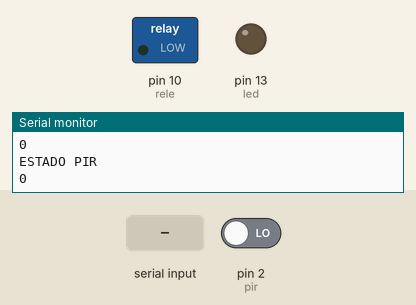
The sketch below on a simulated Arduino Uno, built with avr-gcc and run on an emulated ATmega328P. Shown: switched loads named in the sketch (green lamp = pin HIGH), output pins drawn as LEDs (lit = HIGH), the last lines printed to the serial monitor. The test bench sets the inputs (shaded band); at power-on: pin 2 (pir) LOW.

Above: at 1.2 s.
1.3 s: pin 2 (pir) driven HIGH
At 1.7 s:
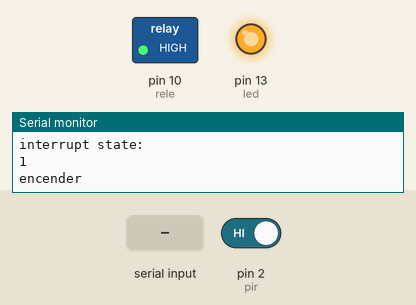
2.8 s: "b" received over Serial
At 3.7 s:
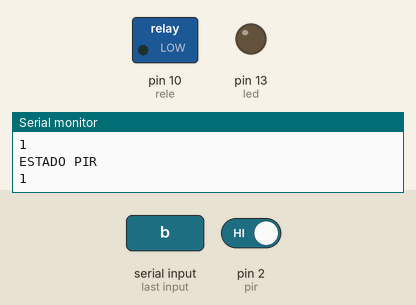
4.5 s: "a" received over Serial
At 6.2 s:
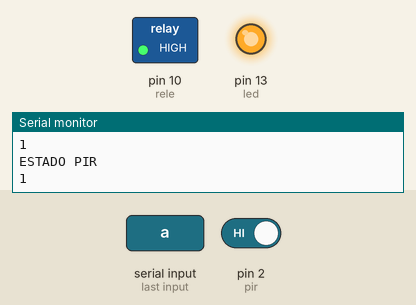
6.5 s: pin 2 (pir) driven LOW
At 6.8 s:
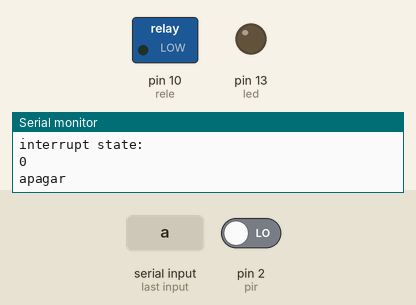
Timing chart, 0 to 9.0 s (numbered marks = the images above; inputs shaded):
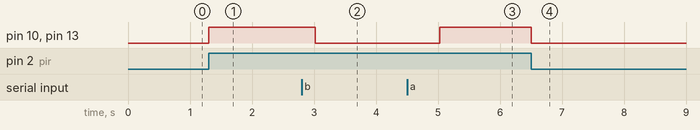

Measured:
- after the input at 1.3 s, pin 10 (rele), pin 13 (led): LOW → HIGH at once
- after the input at 2.8 s, pin 10 (rele), pin 13 (led): HIGH → LOW after 0.22 s
- after the input at 4.5 s, pin 10 (rele), pin 13 (led): LOW → HIGH after 0.52 s
- after the input at 6.5 s, pin 10 (rele), pin 13 (led): HIGH → LOW at once

The sketch:

luz_automatica_pir.ino
```cpp
const int rele = 10;
const int led = 13;
const int pir = 2;
const char *author = "Rudy Rafael Ramirez Caero";
int state;
void setup() {
  // put your setup code here, to run once:
  pinMode(rele,OUTPUT);
  pinMode(led,OUTPUT);
  pinMode(pir,INPUT);
  state = digitalRead(pir);
  digitalWrite(rele,LOW);
  digitalWrite(led,LOW);
  attachInterrupt(0,action,CHANGE);
  Serial.begin(9600);
  Serial.println("Inicializacion de puerto serial realizada correctamente");

}

void loop() {
  // put your main code here, to run repeatedly:
  int value = digitalRead(pir);
  if(Serial.available() > 0){
    char cmd = Serial.read();
    switch(cmd){
      case 'a': encenderLuz();
                break;
      case 'b': apagarLuz();
                break;
    }
  }
  Serial.println("PIR VALUE:");
  Serial.println(value);
  Serial.println("ESTADO PIR");
  Serial.println(state);
  delay(1000);

}

void encenderLuz(){
  Serial.println("encender");
  digitalWrite(led,HIGH);
  digitalWrite(rele,HIGH);
}

void apagarLuz(){
  Serial.println("apagar");
  digitalWrite(led,LOW);
  digitalWrite(rele,LOW);
}

void realizarAccion(){
  if(state){
    encenderLuz();
  }else{
    apagarLuz();
  }
}

void action(){
  Serial.println("Interrupcion activada:cambio de estado");
  state = digitalRead(pir);
  Serial.println("interrupt state:");
  Serial.println(state);
  realizarAccion();
}
```
